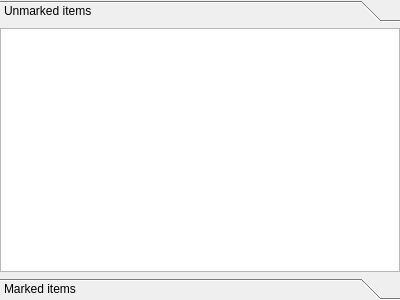
<?xml version="1.0" encoding="UTF-8"?>
<ui version="4.0">
 <class>ToolBox</class>
 <widget class="QToolBox" name="ToolBox">
  <property name="geometry">
   <rect>
    <x>0</x>
    <y>0</y>
    <width>400</width>
    <height>300</height>
   </rect>
  </property>
  <property name="windowTitle">
   <string>ToolBox</string>
  </property>
  <widget class="QWidget" name="Undone">
   <attribute name="icon">
    <iconset>
     <normaloff>../assets/uncheckbox.png</normaloff>../assets/uncheckbox.png</iconset>
   </attribute>
   <attribute name="label">
    <string>Unmarked items</string>
   </attribute>
   <layout class="QGridLayout" name="gridLayout">
    <property name="leftMargin">
     <number>0</number>
    </property>
    <property name="topMargin">
     <number>0</number>
    </property>
    <property name="rightMargin">
     <number>0</number>
    </property>
    <property name="bottomMargin">
     <number>0</number>
    </property>
    <item row="0" column="0">
     <widget class="QListWidget" name="UndoneList"/>
    </item>
   </layout>
  </widget>
  <widget class="QWidget" name="Done">
   <attribute name="icon">
    <iconset>
     <normaloff>../assets/checkbox.png</normaloff>../assets/checkbox.png</iconset>
   </attribute>
   <attribute name="label">
    <string>Marked items</string>
   </attribute>
   <layout class="QGridLayout" name="gridLayout_2">
    <property name="leftMargin">
     <number>0</number>
    </property>
    <property name="topMargin">
     <number>0</number>
    </property>
    <property name="rightMargin">
     <number>0</number>
    </property>
    <property name="bottomMargin">
     <number>0</number>
    </property>
    <item row="0" column="0">
     <widget class="QListWidget" name="DoneList"/>
    </item>
   </layout>
  </widget>
 </widget>
 <resources/>
 <connections/>
</ui>
